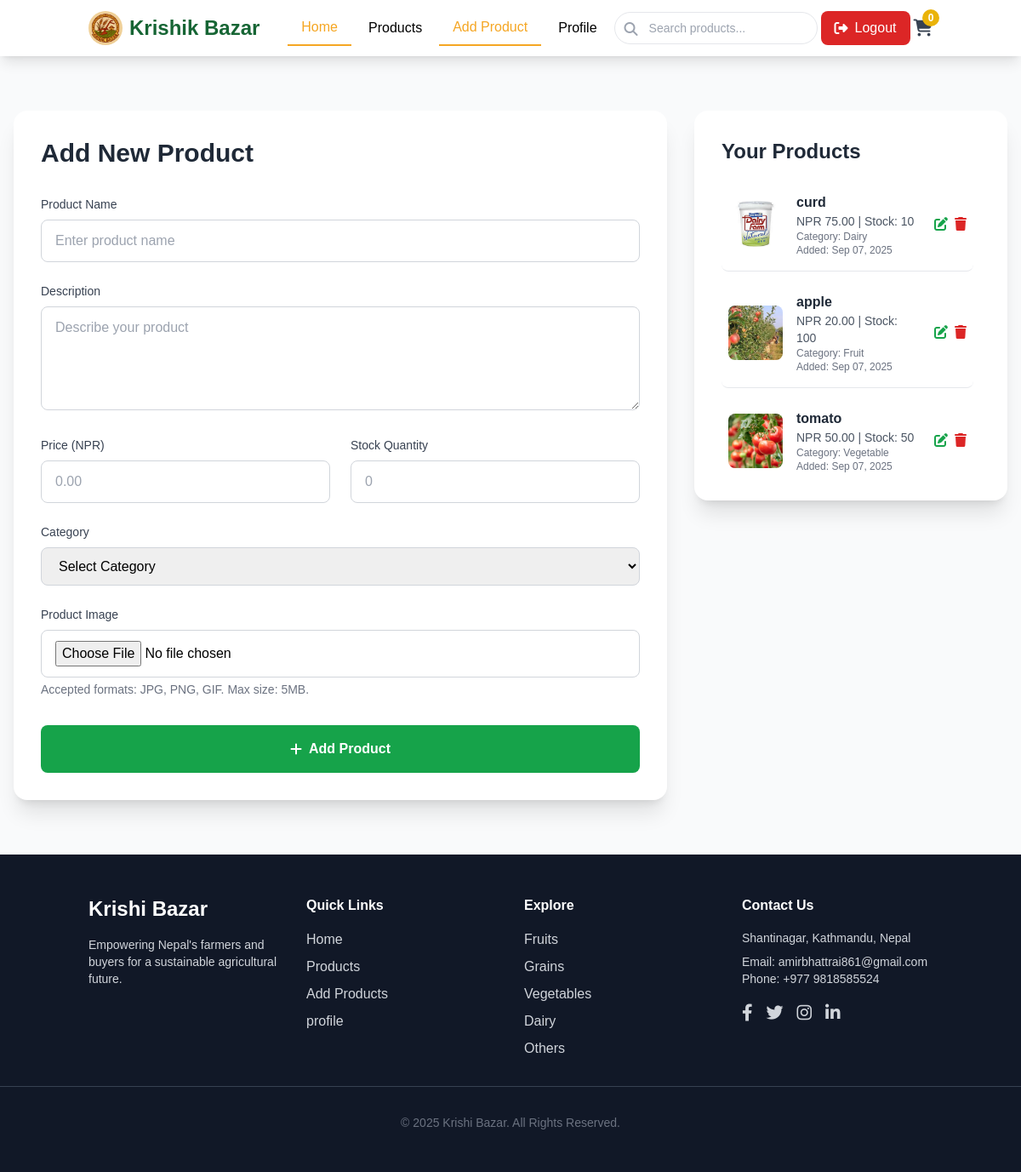
/products/add-product/ (signed in), run on an earlier commit of the app's database.
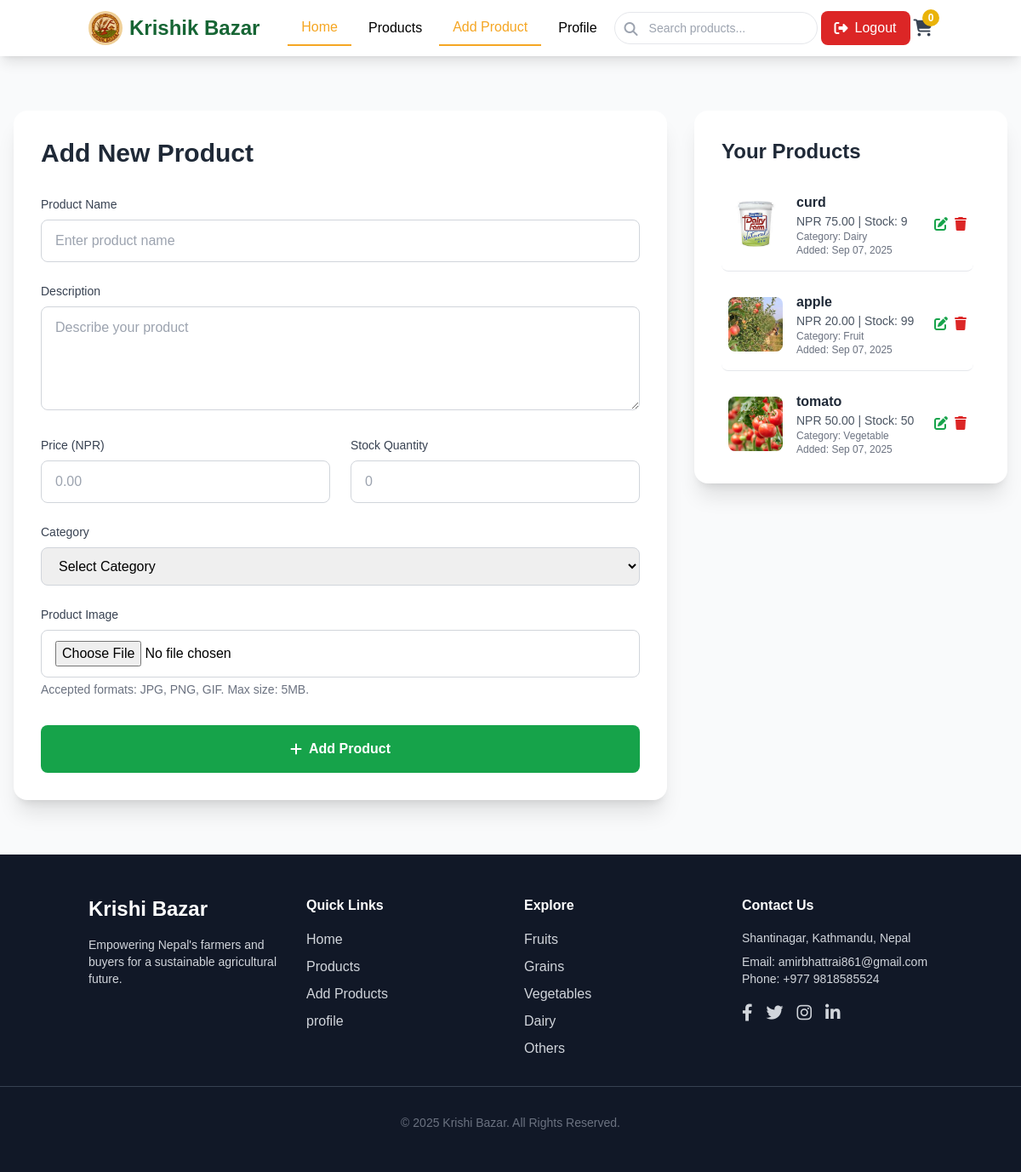
And on a later commit of the database.
### products/models.py (models this page shows, shortened)
class Product(models.Model):
    CATEGORIES = (
        ('vegetable', 'Vegetable'),
        ('fruit', 'Fruit'),
        ('seed', 'Seed'),
        ('dairy', 'Dairy'),
        ('other', 'Other'),
    )
    user = models.ForeignKey(User, on_delete=models.CASCADE)
    name = models.CharField(max_length=255)
    description = models.TextField()
    price = models.DecimalField(max_digits=10, decimal_places=2)
    stock = models.IntegerField(default=0)
    category = models.CharField(max_length=50, choices=CATEGORIES)
    image = models.ImageField(upload_to='product_images/')
    created_at = models.DateTimeField(auto_now_add=True)
    updated_at = models.DateTimeField(auto_now=True)

### products/views.py (the view, shortened to what this page needs)
# urls.py: path('add-product/', views.add_product, name='add_product'),
@farmer_required
def add_product(request):
    farmer_products = Product.objects.filter(user=request.user).order_by('-created_at')
    context = {
        'user': request.user,
        'farmer_products': farmer_products,
    }
    return render(request, 'add_product.html', context)

### products/views.py (called while the page is built)
def farmer_required(view_func):
    @wraps(view_func)
    def _wrapped_view(request, *args, **kwargs):
        if not request.user.is_authenticated:
            messages.error(request, "You must be logged in to access this page.")
            return redirect('login')
        if request.user.role != 'farmer':
            messages.error(request, "Only farmers can access this page.")
            return redirect('home')  # Redirect to home instead of forbidden to avoid loops
        return view_func(request, *args, **kwargs)
    return _wrapped_view

### templates/add_product.html (shortened to what the changed rows need)
<!DOCTYPE html>
<html lang="en">
<head>
    <script src="https://cdn.tailwindcss.com"></script>
    <link rel="stylesheet" href="https://cdnjs.cloudflare.com/ajax/libs/font-awesome/6.4.0/css/all.min.css">
</head>
<body class="bg-gray-50">
 {% load static %}
    <section class="py-16">
        <div class="max-w-7xl mx-auto px-4">
            <div class="grid grid-cols-1 lg:grid-cols-3 gap-8">
                <div class="lg:col-span-2">
                    <div class="bg-white rounded-2xl shadow-xl p-8">
                        <h1 class="text-3xl font-bold text-gray-800 mb-8">Add New Product</h1>
                    </div>
                </div>
                <div class="lg:col-span-1">
                    <div class="bg-white rounded-2xl shadow-xl p-8">
                        {% if farmer_products %}
                            <div class="space-y-4 max-h-[600px] overflow-y-auto pr-2">
                                {% for product in farmer_products %}
                                    <div class="flex items-center space-x-4 border-b pb-4 last:border-b-0 last:pb-0 hover:bg-gray-50 transition rounded-lg p-2">
                                        <img src="{{ product.image.url }}" alt="{{ product.name }}" class="w-16 h-16 object-cover rounded-lg">
                                        <div class="flex-grow">
                                            <h4 class="font-semibold text-gray-800">{{ product.name }}</h4>
                                            <p class="text-sm text-gray-600">NPR {{ product.price|floatformat:2 }} | Stock: {{ product.stock }}</p>
                                            <p class="text-xs text-gray-500 capitalize">Category: {{ product.category }}</p>
                                            <p class="text-xs text-gray-500">Added: {{ product.created_at|date:"M d, Y" }}</p>
                                        </div>
                                        <div class="flex space-x-2">
                                            <button onclick="openEditModal('{{ product.id }}', '{{ product.name }}', '{{ product.description|escapejs }}', '{{ product.price }}', '{{ product.stock }}', '{{ product.category }}', '{{ product.image.url }}')"
                                                    class="text-green-600 hover:text-green-800 transition" title="Edit Product">
                                                <i class="fas fa-edit"></i>
                                            </button>
                                            <form action="{% url 'delete_product' product.id %}" method="POST" onsubmit="return confirm('Are you sure you want to delete {{ product.name }}?');">
                                                <button type="submit" class="text-red-600 hover:text-red-800 transition" title="Delete Product">
                                                    <i class="fas fa-trash"></i>
                                                </button>
                                            </form>
                                        </div>
                                    </div>
                                {% endfor %}
                            </div>
                        {% else %}
                            <p class="text-gray-500 italic">You have not added any products yet.</p>
                        {% endif %}
                    </div>
                </div>
            </div>
        </div>
    </section>
</body>
</html>

What changed in the data, as far as the page shows it:
changed Product "curd": stock "10" → "9"
changed Product "apple": stock "100" → "99"
